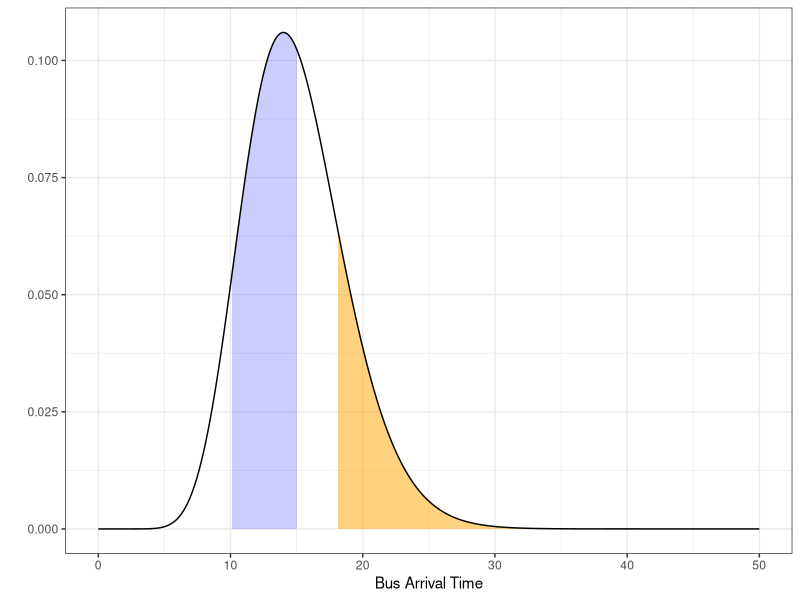

The R script that drew this image:
require(ggplot2)

bus.gamma <- function(t) dgamma(t, 15, 1)
area_intl <- function(t) {
  y <- bus.gamma(t)
  y[t <= 18] <- NA
  return(y)
}
area_intl.2 <- function(t) {
  y <- bus.gamma(t)
  y[t <= 10 |t > 15] <- NA
  return(y)
}
ggplot(data.frame(bus.time = c(0, 50)), aes(bus.time)) + 
  stat_function(fun=area_intl, geom="area", fill="orange", alpha=0.5, n=501) +
  stat_function(fun=area_intl.2, geom="area", fill="blue", alpha=0.2, n=501) +
  stat_function(fun=bus.gamma, n=501) + 
  labs(x="Bus Arrival Time", y="") + theme_bw()

